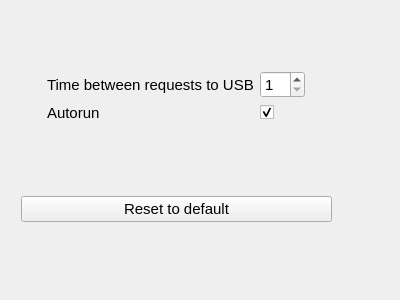
<?xml version="1.0" encoding="UTF-8"?>
<ui version="4.0">
 <class>CommonOptionsWindow</class>
 <widget class="QWidget" name="CommonOptionsWindow">
  <property name="geometry">
   <rect>
    <x>0</x>
    <y>0</y>
    <width>400</width>
    <height>300</height>
   </rect>
  </property>
  <property name="windowTitle">
   <string>Form</string>
  </property>
  <widget class="QWidget" name="layoutWidget">
   <property name="geometry">
    <rect>
     <x>21</x>
     <y>21</y>
     <width>311</width>
     <height>201</height>
    </rect>
   </property>
   <property name="font">
    <font>
     <pointsize>10</pointsize>
    </font>
   </property>
   <layout class="QVBoxLayout" name="verticalLayout">
    <item>
     <spacer name="verticalSpacer_2">
      <property name="font">
       <font>
        <pointsize>10</pointsize>
       </font>
      </property>
      <property name="orientation">
       <enum>Qt::Vertical</enum>
      </property>
      <property name="sizeHint" stdset="0">
       <size>
        <width>20</width>
        <height>40</height>
       </size>
      </property>
     </spacer>
    </item>
    <item>
     <layout class="QGridLayout" name="gridLayout">
      <item row="0" column="0">
       <spacer name="horizontalSpacer">
        <property name="font">
         <font>
          <pointsize>10</pointsize>
         </font>
        </property>
        <property name="orientation">
         <enum>Qt::Horizontal</enum>
        </property>
        <property name="sizeHint" stdset="0">
         <size>
          <width>40</width>
          <height>20</height>
         </size>
        </property>
       </spacer>
      </item>
      <item row="0" column="1">
       <widget class="QLabel" name="timeRequestLabel">
        <property name="font">
         <font>
          <pointsize>11</pointsize>
         </font>
        </property>
        <property name="text">
         <string>Time between requests to USB</string>
        </property>
       </widget>
      </item>
      <item row="1" column="1">
       <widget class="QLabel" name="autorunLabel">
        <property name="font">
         <font>
          <pointsize>11</pointsize>
         </font>
        </property>
        <property name="text">
         <string>Autorun</string>
        </property>
       </widget>
      </item>
      <item row="1" column="2">
       <widget class="QCheckBox" name="autorunCheckBox">
        <property name="font">
         <font>
          <pointsize>11</pointsize>
         </font>
        </property>
        <property name="text">
         <string/>
        </property>
        <property name="checked">
         <bool>true</bool>
        </property>
        <property name="tristate">
         <bool>false</bool>
        </property>
       </widget>
      </item>
      <item row="0" column="2">
       <widget class="QSpinBox" name="timeRequestSpinBox">
        <property name="maximumSize">
         <size>
          <width>50</width>
          <height>16777215</height>
         </size>
        </property>
        <property name="font">
         <font>
          <pointsize>11</pointsize>
         </font>
        </property>
        <property name="minimum">
         <number>1</number>
        </property>
        <property name="maximum">
         <number>10</number>
        </property>
       </widget>
      </item>
      <item row="0" column="3">
       <spacer name="horizontalSpacer_2">
        <property name="font">
         <font>
          <pointsize>10</pointsize>
         </font>
        </property>
        <property name="orientation">
         <enum>Qt::Horizontal</enum>
        </property>
        <property name="sizeHint" stdset="0">
         <size>
          <width>40</width>
          <height>20</height>
         </size>
        </property>
       </spacer>
      </item>
     </layout>
    </item>
    <item>
     <spacer name="verticalSpacer">
      <property name="font">
       <font>
        <pointsize>10</pointsize>
       </font>
      </property>
      <property name="orientation">
       <enum>Qt::Vertical</enum>
      </property>
      <property name="sizeHint" stdset="0">
       <size>
        <width>20</width>
        <height>68</height>
       </size>
      </property>
     </spacer>
    </item>
    <item>
     <widget class="QPushButton" name="defaultButton">
      <property name="font">
       <font>
        <pointsize>11</pointsize>
       </font>
      </property>
      <property name="text">
       <string>Reset to default</string>
      </property>
     </widget>
    </item>
   </layout>
  </widget>
 </widget>
 <resources/>
 <connections/>
</ui>
